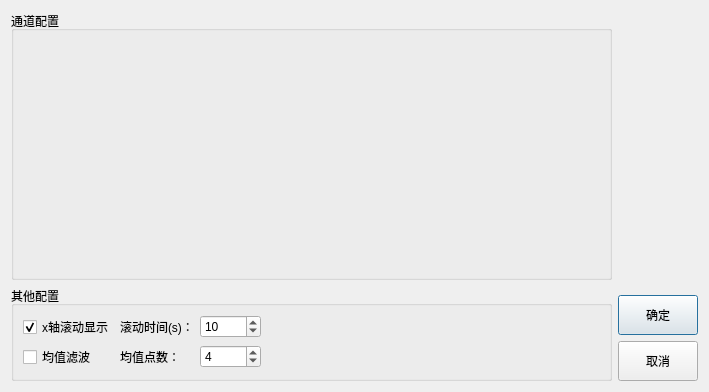
<?xml version="1.0" encoding="UTF-8"?>
<ui version="4.0">
 <class>ConfigDlg</class>
 <widget class="QDialog" name="ConfigDlg">
  <property name="geometry">
   <rect>
    <x>0</x>
    <y>0</y>
    <width>709</width>
    <height>392</height>
   </rect>
  </property>
  <property name="windowTitle">
   <string>Dialog</string>
  </property>
  <layout class="QHBoxLayout" name="horizontalLayout">
   <item>
    <layout class="QVBoxLayout" name="verticalLayout">
     <item>
      <widget class="QGroupBox" name="groupBox">
       <property name="sizePolicy">
        <sizepolicy hsizetype="Preferred" vsizetype="Expanding">
         <horstretch>0</horstretch>
         <verstretch>0</verstretch>
        </sizepolicy>
       </property>
       <property name="title">
        <string>通道配置</string>
       </property>
      </widget>
     </item>
     <item>
      <widget class="QGroupBox" name="groupBox_2">
       <property name="title">
        <string>其他配置</string>
       </property>
       <layout class="QGridLayout" name="gridLayout">
        <item row="0" column="3">
         <spacer name="horizontalSpacer_2">
          <property name="orientation">
           <enum>Qt::Horizontal</enum>
          </property>
          <property name="sizeHint" stdset="0">
           <size>
            <width>40</width>
            <height>20</height>
           </size>
          </property>
         </spacer>
        </item>
        <item row="0" column="0">
         <widget class="QCheckBox" name="cb_AxisXRoll">
          <property name="text">
           <string>x轴滚动显示</string>
          </property>
          <property name="checked">
           <bool>true</bool>
          </property>
         </widget>
        </item>
        <item row="0" column="1">
         <widget class="QLabel" name="label">
          <property name="text">
           <string>滚动时间(s)：</string>
          </property>
         </widget>
        </item>
        <item row="0" column="2">
         <widget class="QSpinBox" name="sb_AxisXRollTime">
          <property name="maximum">
           <number>36000</number>
          </property>
          <property name="value">
           <number>10</number>
          </property>
         </widget>
        </item>
        <item row="1" column="0">
         <widget class="QCheckBox" name="cb_Average">
          <property name="text">
           <string>均值滤波</string>
          </property>
         </widget>
        </item>
        <item row="1" column="1">
         <widget class="QLabel" name="label_2">
          <property name="text">
           <string>均值点数：</string>
          </property>
         </widget>
        </item>
        <item row="1" column="2">
         <widget class="QSpinBox" name="sb_AvePoint">
          <property name="singleStep">
           <number>1</number>
          </property>
          <property name="value">
           <number>4</number>
          </property>
         </widget>
        </item>
       </layout>
      </widget>
     </item>
    </layout>
   </item>
   <item>
    <layout class="QVBoxLayout" name="verticalLayout_2">
     <item>
      <spacer name="verticalSpacer">
       <property name="orientation">
        <enum>Qt::Vertical</enum>
       </property>
       <property name="sizeHint" stdset="0">
        <size>
         <width>20</width>
         <height>40</height>
        </size>
       </property>
      </spacer>
     </item>
     <item>
      <widget class="QPushButton" name="pb_Confirm">
       <property name="sizePolicy">
        <sizepolicy hsizetype="Minimum" vsizetype="Preferred">
         <horstretch>0</horstretch>
         <verstretch>0</verstretch>
        </sizepolicy>
       </property>
       <property name="minimumSize">
        <size>
         <width>0</width>
         <height>40</height>
        </size>
       </property>
       <property name="text">
        <string>确定</string>
       </property>
      </widget>
     </item>
     <item>
      <widget class="QPushButton" name="pb_Cancel">
       <property name="sizePolicy">
        <sizepolicy hsizetype="Minimum" vsizetype="Preferred">
         <horstretch>0</horstretch>
         <verstretch>0</verstretch>
        </sizepolicy>
       </property>
       <property name="minimumSize">
        <size>
         <width>0</width>
         <height>40</height>
        </size>
       </property>
       <property name="text">
        <string>取消</string>
       </property>
      </widget>
     </item>
    </layout>
   </item>
  </layout>
 </widget>
 <resources/>
 <connections/>
</ui>
